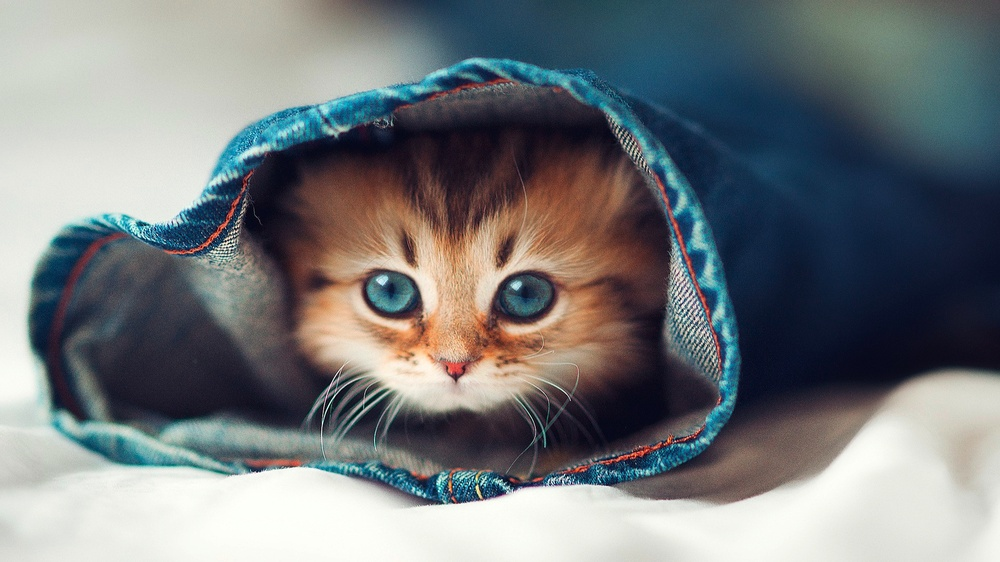
%> input picture Image_processing/image split along x-axis/cat.jpg, 1000 x 562 px, shrunk from 1920 x 1080 before the run
$ octave split.m   (GNU Octave 9; MATLAB toolbox functions it lacks are replaced by stand-ins)
%> lines starting %> are read from the running program, lines starting %| are printed output that depends on the picture
%image_proc_3.m : Write a program to split 1 image to 2 images. Split along
%x-axis

clc;
clear;
close all;
file1=input('\nEnter Input Image file name = ','s');
%> the answer given: cat.jpg
file2=input('Enter Output Image File-1 name = ','s');
%> the answer given: out.png
file3=input('Enter Output Image File-2 name = ','s');
%> the answer given: out.png
x=imread(file1);
%> x is the input picture: size 562x1000x3 uint8; mean R, G, B 117.4, 121.6, 124.1
[r,c,d]=size(x);
%> r = 562; c = 1000; d = 3
r1=fix(r/2);
%> r1 = 281
y1(1:r1,1:c,1:d)=x(1:r1,1:c,1:d); %copying 50% pixels x-axis wise
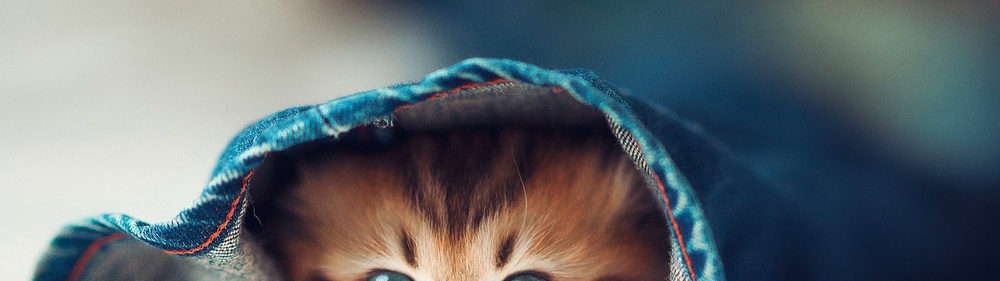
%> y1: size 281x1000x3 uint8; mean R, G, B 97.5, 106.7, 111.9
y2(1:r-r1,1:c,1:d)=x(r1+1:r,1:c,1:d); %copying rest 50% pixels x-axis wise
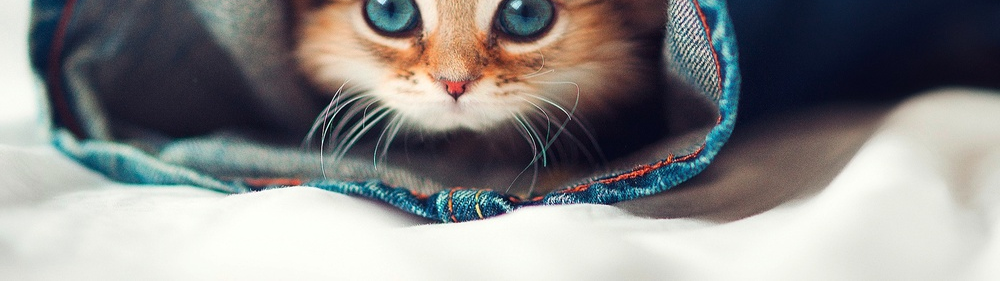
%> y2: size 281x1000x3 uint8; mean R, G, B 137.2, 136.6, 136.4
imwrite(y1,file2);
imwrite(y2,file3);
imshow(y1);
%end
